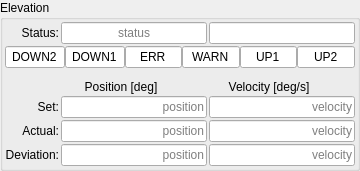
       <widget class="QGroupBox" name="groupBox_elevation">
        <property name="maximumSize">
         <size>
          <width>360</width>
          <height>16777215</height>
         </size>
        </property>
        <property name="title">
         <string>Elevation</string>
        </property>
        <layout class="QGridLayout" name="gridLayout_3">
         <property name="leftMargin">
          <number>2</number>
         </property>
         <property name="topMargin">
          <number>2</number>
         </property>
         <property name="rightMargin">
          <number>2</number>
         </property>
         <property name="bottomMargin">
          <number>2</number>
         </property>
         <property name="spacing">
          <number>2</number>
         </property>
         <item row="1" column="0" colspan="3">
          <layout class="QHBoxLayout" name="horizontalLayout_10">
           <property name="spacing">
            <number>0</number>
           </property>
           <item>
            <widget class="QLineEdit" name="elevation_err_lim2ccw_2">
             <property name="minimumSize">
              <size>
               <width>60</width>
               <height>20</height>
              </size>
             </property>
             <property name="focusPolicy">
              <enum>Qt::FocusPolicy::NoFocus</enum>
             </property>
             <property name="text">
              <string>DOWN2</string>
             </property>
             <property name="alignment">
              <set>Qt::AlignmentFlag::AlignCenter</set>
             </property>
             <property name="readOnly">
              <bool>true</bool>
             </property>
             <property name="opcua" stdset="0">
              <string>Elevation.ErrorStatus.errLim2CCW</string>
             </property>
             <property name="opcua_type" stdset="0">
              <string>Boolean</string>
             </property>
             <property name="led_colour" stdset="0">
              <string>red</string>
             </property>
            </widget>
           </item>
           <item>
            <widget class="QLineEdit" name="elevation_warn_lim1ccw_2">
             <property name="minimumSize">
              <size>
               <width>60</width>
               <height>20</height>
              </size>
             </property>
             <property name="focusPolicy">
              <enum>Qt::FocusPolicy::NoFocus</enum>
             </property>
             <property name="text">
              <string>DOWN1</string>
             </property>
             <property name="alignment">
              <set>Qt::AlignmentFlag::AlignCenter</set>
             </property>
             <property name="readOnly">
              <bool>true</bool>
             </property>
             <property name="opcua" stdset="0">
              <string>Elevation.WarningStatus.waLim1CCW</string>
             </property>
             <property name="opcua_type" stdset="0">
              <string>Boolean</string>
             </property>
             <property name="led_colour" stdset="0">
              <string>yellow</string>
             </property>
            </widget>
           </item>
           <item>
            <widget class="QLineEdit" name="elevation_error">
             <property name="minimumSize">
              <size>
               <width>0</width>
               <height>20</height>
              </size>
             </property>
             <property name="focusPolicy">
              <enum>Qt::FocusPolicy::NoFocus</enum>
             </property>
             <property name="text">
              <string>ERR</string>
             </property>
             <property name="alignment">
              <set>Qt::AlignmentFlag::AlignCenter</set>
             </property>
             <property name="readOnly">
              <bool>true</bool>
             </property>
             <property name="opcua" stdset="0">
              <string>Management.ErrorStatus.errElevation</string>
             </property>
             <property name="opcua_type" stdset="0">
              <string>Boolean</string>
             </property>
             <property name="led_colour" stdset="0">
              <string>red</string>
             </property>
            </widget>
           </item>
           <item>
            <widget class="QLineEdit" name="elevation_warn">
             <property name="minimumSize">
              <size>
               <width>50</width>
               <height>20</height>
              </size>
             </property>
             <property name="focusPolicy">
              <enum>Qt::FocusPolicy::NoFocus</enum>
             </property>
             <property name="text">
              <string>WARN</string>
             </property>
             <property name="alignment">
              <set>Qt::AlignmentFlag::AlignCenter</set>
             </property>
             <property name="readOnly">
              <bool>true</bool>
             </property>
             <property name="opcua" stdset="0">
              <string>Management.WarningStatus.waElevation</string>
             </property>
             <property name="opcua_type" stdset="0">
              <string>Boolean</string>
             </property>
             <property name="led_colour" stdset="0">
              <string>orange</string>
             </property>
            </widget>
           </item>
           <item>
            <widget class="QLineEdit" name="elevation_warn_lim1cw">
             <property name="minimumSize">
              <size>
               <width>0</width>
               <height>20</height>
              </size>
             </property>
             <property name="focusPolicy">
              <enum>Qt::FocusPolicy::NoFocus</enum>
             </property>
             <property name="inputMask">
              <string>UP1</string>
             </property>
             <property name="alignment">
              <set>Qt::AlignmentFlag::AlignCenter</set>
             </property>
             <property name="readOnly">
              <bool>true</bool>
             </property>
             <property name="opcua" stdset="0">
              <string>Elevation.WarningStatus.waLim1CW</string>
             </property>
             <property name="opcua_type" stdset="0">
              <string>Boolean</string>
             </property>
             <property name="led_colour" stdset="0">
              <string>yellow</string>
             </property>
            </widget>
           </item>
           <item>
            <widget class="QLineEdit" name="elevation_err_lim2cw">
             <property name="minimumSize">
              <size>
               <width>0</width>
               <height>20</height>
              </size>
             </property>
             <property name="focusPolicy">
              <enum>Qt::FocusPolicy::NoFocus</enum>
             </property>
             <property name="inputMask">
              <string>UP2</string>
             </property>
             <property name="alignment">
              <set>Qt::AlignmentFlag::AlignCenter</set>
             </property>
             <property name="readOnly">
              <bool>true</bool>
             </property>
             <property name="opcua" stdset="0">
              <string>Elevation.ErrorStatus.errLim2CW</string>
             </property>
             <property name="opcua_type" stdset="0">
              <string>Boolean</string>
             </property>
             <property name="led_colour" stdset="0">
              <string>red</string>
             </property>
            </widget>
           </item>
          </layout>
         </item>
         <item row="5" column="0">
          <widget class="QLabel" name="label_6">
           <property name="text">
            <string>Actual:</string>
           </property>
           <property name="alignment">
            <set>Qt::AlignmentFlag::AlignRight|Qt::AlignmentFlag::AlignTrailing|Qt::AlignmentFlag::AlignVCenter</set>
           </property>
          </widget>
         </item>
         <item row="6" column="0">
          <widget class="QLabel" name="label_7">
           <property name="text">
            <string>Deviation:</string>
           </property>
           <property name="alignment">
            <set>Qt::AlignmentFlag::AlignRight|Qt::AlignmentFlag::AlignTrailing|Qt::AlignmentFlag::AlignVCenter</set>
           </property>
          </widget>
         </item>
         <item row="3" column="2">
          <widget class="QLabel" name="label_9">
           <property name="maximumSize">
            <size>
             <width>120</width>
             <height>16777215</height>
            </size>
           </property>
           <property name="text">
            <string>Velocity [deg/s]</string>
           </property>
           <property name="alignment">
            <set>Qt::AlignmentFlag::AlignCenter</set>
           </property>
          </widget>
         </item>
         <item row="4" column="1">
          <widget class="QLineEdit" name="opcua_Elevation_p_Set">
           <property name="minimumSize">
            <size>
             <width>0</width>
             <height>22</height>
            </size>
           </property>
           <property name="maximumSize">
            <size>
             <width>16777215</width>
             <height>16777215</height>
            </size>
           </property>
           <property name="focusPolicy">
            <enum>Qt::FocusPolicy::NoFocus</enum>
           </property>
           <property name="alignment">
            <set>Qt::AlignmentFlag::AlignRight|Qt::AlignmentFlag::AlignTrailing|Qt::AlignmentFlag::AlignVCenter</set>
           </property>
           <property name="readOnly">
            <bool>true</bool>
           </property>
           <property name="placeholderText">
            <string>position</string>
           </property>
           <property name="opcua" stdset="0">
            <string>Elevation.Status.p_Set</string>
           </property>
          </widget>
         </item>
         <item row="5" column="1">
          <widget class="QLineEdit" name="opcua_Elevation_p_Act">
           <property name="minimumSize">
            <size>
             <width>0</width>
             <height>22</height>
            </size>
           </property>
           <property name="maximumSize">
            <size>
             <width>16777215</width>
             <height>16777215</height>
            </size>
           </property>
           <property name="focusPolicy">
            <enum>Qt::FocusPolicy::NoFocus</enum>
           </property>
           <property name="alignment">
            <set>Qt::AlignmentFlag::AlignRight|Qt::AlignmentFlag::AlignTrailing|Qt::AlignmentFlag::AlignVCenter</set>
           </property>
           <property name="readOnly">
            <bool>true</bool>
           </property>
           <property name="placeholderText">
            <string>position</string>
           </property>
           <property name="opcua" stdset="0">
            <string>Elevation.Status.p_Act</string>
           </property>
          </widget>
         </item>
         <item row="6" column="1">
          <widget class="QLineEdit" name="opcua_Elevation_p_Dev">
           <property name="minimumSize">
            <size>
             <width>0</width>
             <height>22</height>
            </size>
           </property>
           <property name="maximumSize">
            <size>
             <width>16777215</width>
             <height>16777215</height>
            </size>
           </property>
           <property name="focusPolicy">
            <enum>Qt::FocusPolicy::NoFocus</enum>
           </property>
           <property name="alignment">
            <set>Qt::AlignmentFlag::AlignRight|Qt::AlignmentFlag::AlignTrailing|Qt::AlignmentFlag::AlignVCenter</set>
           </property>
           <property name="readOnly">
            <bool>true</bool>
           </property>
           <property name="placeholderText">
            <string>position</string>
           </property>
           <property name="opcua" stdset="0">
            <string>Elevation.Status.p_Dev</string>
           </property>
          </widget>
         </item>
         <item row="6" column="2">
          <widget class="QLineEdit" name="opcua_Elevation_v_Shape">
           <property name="minimumSize">
            <size>
             <width>0</width>
             <height>22</height>
            </size>
           </property>
           <property name="maximumSize">
            <size>
             <width>16777215</width>
             <height>16777215</height>
            </size>
           </property>
           <property name="focusPolicy">
            <enum>Qt::FocusPolicy::NoFocus</enum>
           </property>
           <property name="alignment">
            <set>Qt::AlignmentFlag::AlignRight|Qt::AlignmentFlag::AlignTrailing|Qt::AlignmentFlag::AlignVCenter</set>
           </property>
           <property name="readOnly">
            <bool>true</bool>
           </property>
           <property name="placeholderText">
            <string>velocity</string>
           </property>
           <property name="opcua" stdset="0">
            <string>Elevation.Status.v_Shape</string>
           </property>
          </widget>
         </item>
         <item row="5" column="2">
          <widget class="QLineEdit" name="opcua_Elevation_v_Act">
           <property name="minimumSize">
            <size>
             <width>0</width>
             <height>22</height>
            </size>
           </property>
           <property name="maximumSize">
            <size>
             <width>16777215</width>
             <height>16777215</height>
            </size>
           </property>
           <property name="focusPolicy">
            <enum>Qt::FocusPolicy::NoFocus</enum>
           </property>
           <property name="alignment">
            <set>Qt::AlignmentFlag::AlignRight|Qt::AlignmentFlag::AlignTrailing|Qt::AlignmentFlag::AlignVCenter</set>
           </property>
           <property name="readOnly">
            <bool>true</bool>
           </property>
           <property name="placeholderText">
            <string>velocity</string>
           </property>
           <property name="opcua" stdset="0">
            <string>Elevation.Status.v_Act</string>
           </property>
          </widget>
         </item>
         <item row="4" column="2">
          <widget class="QLineEdit" name="opcua_Elevation_v_SetMax">
           <property name="minimumSize">
            <size>
             <width>0</width>
             <height>22</height>
            </size>
           </property>
           <property name="maximumSize">
            <size>
             <width>16777215</width>
             <height>16777215</height>
            </size>
           </property>
           <property name="focusPolicy">
            <enum>Qt::FocusPolicy::NoFocus</enum>
           </property>
           <property name="alignment">
            <set>Qt::AlignmentFlag::AlignRight|Qt::AlignmentFlag::AlignTrailing|Qt::AlignmentFlag::AlignVCenter</set>
           </property>
           <property name="readOnly">
            <bool>true</bool>
           </property>
           <property name="placeholderText">
            <string>velocity</string>
           </property>
           <property name="opcua" stdset="0">
            <string>Elevation.Status.v_SetMax</string>
           </property>
          </widget>
         </item>
         <item row="3" column="1">
          <widget class="QLabel" name="label_8">
           <property name="maximumSize">
            <size>
             <width>120</width>
             <height>16777215</height>
            </size>
           </property>
           <property name="text">
            <string>Position [deg]</string>
           </property>
           <property name="alignment">
            <set>Qt::AlignmentFlag::AlignCenter</set>
           </property>
          </widget>
         </item>
         <item row="0" column="1">
          <widget class="QLineEdit" name="opcua_Elevation_AxisState">
           <property name="minimumSize">
            <size>
             <width>120</width>
             <height>22</height>
            </size>
           </property>
           <property name="maximumSize">
            <size>
             <width>16777215</width>
             <height>16777215</height>
            </size>
           </property>
           <property name="focusPolicy">
            <enum>Qt::FocusPolicy::NoFocus</enum>
           </property>
           <property name="alignment">
            <set>Qt::AlignmentFlag::AlignCenter</set>
           </property>
           <property name="readOnly">
            <bool>true</bool>
           </property>
           <property name="placeholderText">
            <string>status</string>
           </property>
           <property name="opcua" stdset="0">
            <string>Elevation.Status.AxisState</string>
           </property>
           <property name="opcua_type" stdset="0">
            <string>AxisStateType</string>
           </property>
          </widget>
         </item>
         <item row="4" column="0">
          <widget class="QLabel" name="label_5">
           <property name="text">
            <string>Set:</string>
           </property>
           <property name="alignment">
            <set>Qt::AlignmentFlag::AlignRight|Qt::AlignmentFlag::AlignTrailing|Qt::AlignmentFlag::AlignVCenter</set>
           </property>
          </widget>
         </item>
         <item row="0" column="0">
          <widget class="QLabel" name="label_15">
           <property name="text">
            <string>Status:</string>
           </property>
           <property name="alignment">
            <set>Qt::AlignmentFlag::AlignRight|Qt::AlignmentFlag::AlignTrailing|Qt::AlignmentFlag::AlignVCenter</set>
           </property>
          </widget>
         </item>
         <item row="0" column="2">
          <widget class="QLineEdit" name="line_edit_system_16">
           <property name="minimumSize">
            <size>
             <width>55</width>
             <height>22</height>
            </size>
           </property>
           <property name="maximumSize">
            <size>
             <width>16777215</width>
             <height>16777215</height>
            </size>
           </property>
           <property name="focusPolicy">
            <enum>Qt::FocusPolicy::NoFocus</enum>
           </property>
           <property name="text">
            <string/>
           </property>
           <property name="alignment">
            <set>Qt::AlignmentFlag::AlignCenter</set>
           </property>
           <property name="readOnly">
            <bool>true</bool>
           </property>
           <property name="opcua" stdset="0">
            <string>Elevation.Status.AxisMoving</string>
           </property>
           <property name="opcua_type" stdset="0">
            <string>Boolean</string>
           </property>
           <property name="led_colour" stdset="0">
            <string>green</string>
           </property>
          </widget>
         </item>
         <item row="2" column="1">
          <spacer name="verticalSpacer_15">
           <property name="orientation">
            <enum>Qt::Orientation::Vertical</enum>
           </property>
           <property name="sizeHint" stdset="0">
            <size>
             <width>20</width>
             <height>10</height>
            </size>
           </property>
          </spacer>
         </item>
        </layout>
       </widget>
